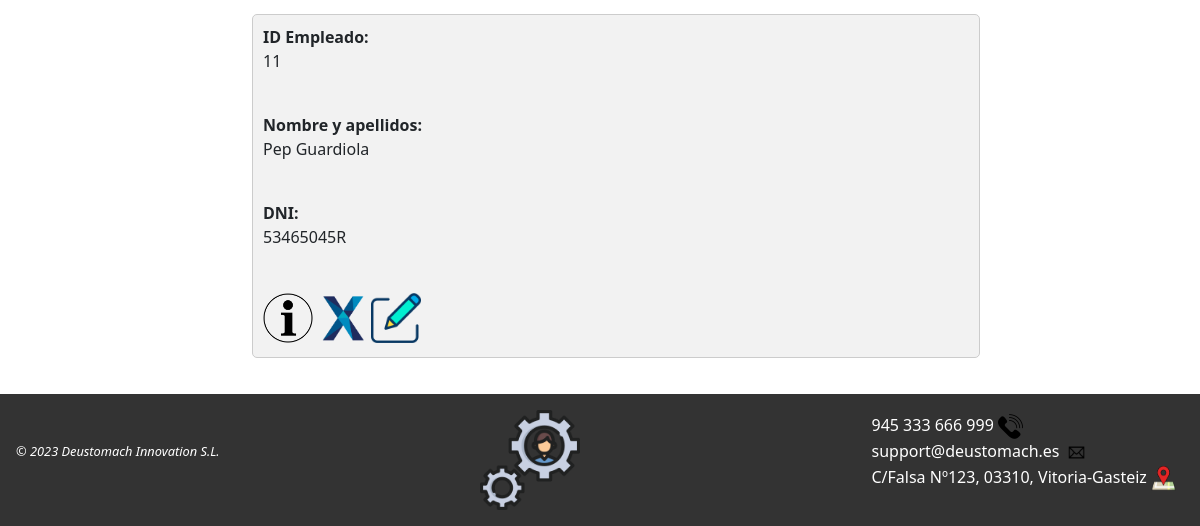
Page /AppWeb/listadoEmpleados/ (lower part) on the earlier database version.
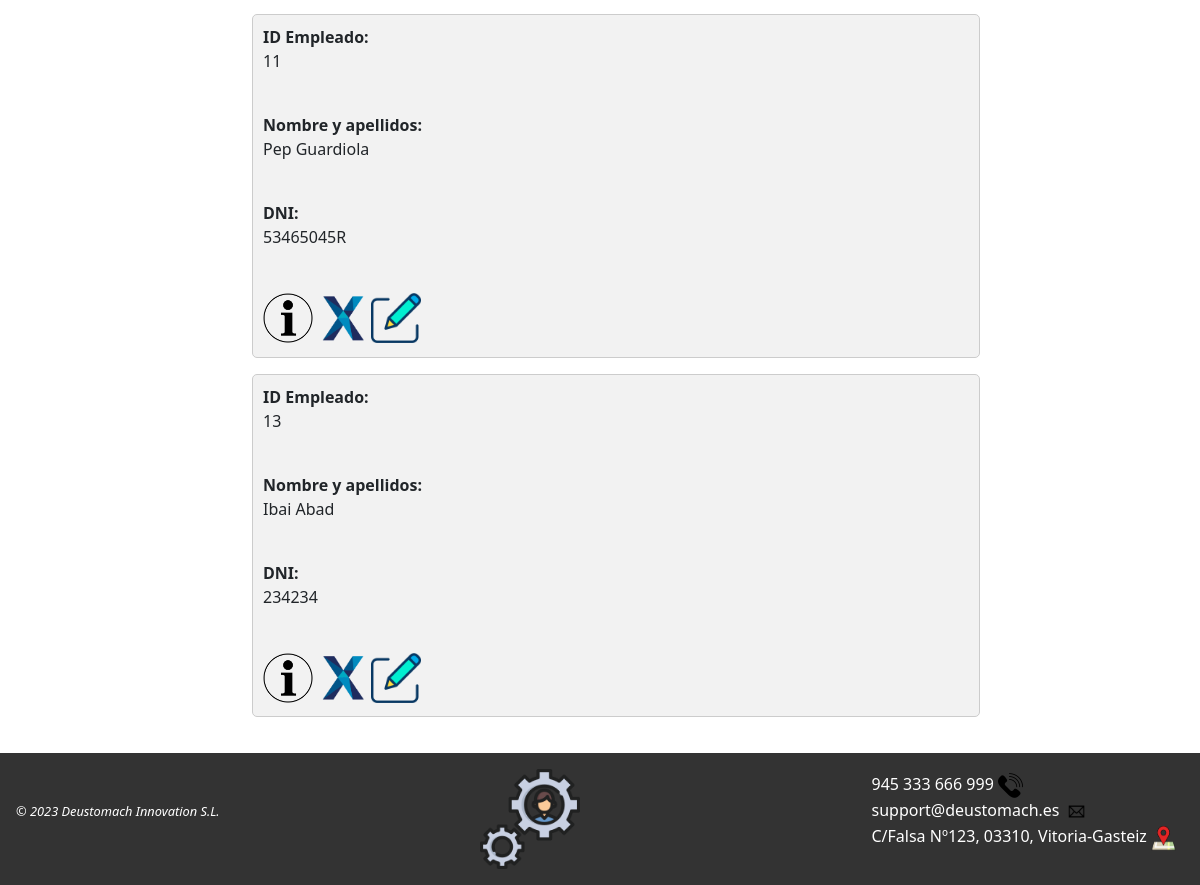
Same page on the later database version.
### AppWeb/models.py (models this page shows, shortened)
class Empleado(models.Model):
    dni = models.CharField(max_length=9, unique=True)
    nombre = models.CharField(max_length=15)
    apellidos = models.CharField(max_length=25)
    email = models.CharField(max_length=30)
    telefono = models.IntegerField(default=0)

### AppWeb/views.py (the view)
# urls.py: path('AppWeb/listadoEmpleados/', ListaEmpleado.as_view(), name='listado-empleado'),
class ListaEmpleado(ListView):
    model = Empleado
    template_name = 'listadoEmpleados.html'

### AppWeb/Templates/listadoEmpleados.html (shortened to what this page needs)
{% extends "homeEmpleados.html" %}
{% load static %}
{% block contenido %}
<div class="contenido">
    {% if object_list %}
        {% for emp in object_list %}
        <ul>
            <div class="objetos">
                <b>ID Empleado: </b><p>{{emp.id}}</p><br>
                <b>Nombre y apellidos:</b><p>{{emp.nombre}} {{emp.apellidos}}</p><br>
                <b>DNI:</b><p>{{ emp.dni }}</p><br>
                <a href="{% url 'gestion:detalle-empleado' emp.id %}"><img src="{% static 'images/info.png' %}"  title="Pulsa para ver los detalles del empleado" width="50px"></a>
                <a href="{% url 'gestion:borrar-empleado' emp.id %}"><img src="{% static 'images/delete.png' %}" title="Haz clic para eliminar al empleado" width="50px"></a>
                <a href="{% url 'gestion:modificar-empleado' emp.id %}"><img src="{% static 'images/editar.png' %}" title="Haz clic para editar este empleado" width="50px" ></a>
            </div>
        </ul>
        {% endfor %}
    {% else %}
        <h1>No hay empleados disponibles</h1>
    {% endif %}
</div>
{% endblock %}

Differences in the rows shown:
added Empleado: id "13", nombre "Ibai", apellidos "Abad", dni "234234"
